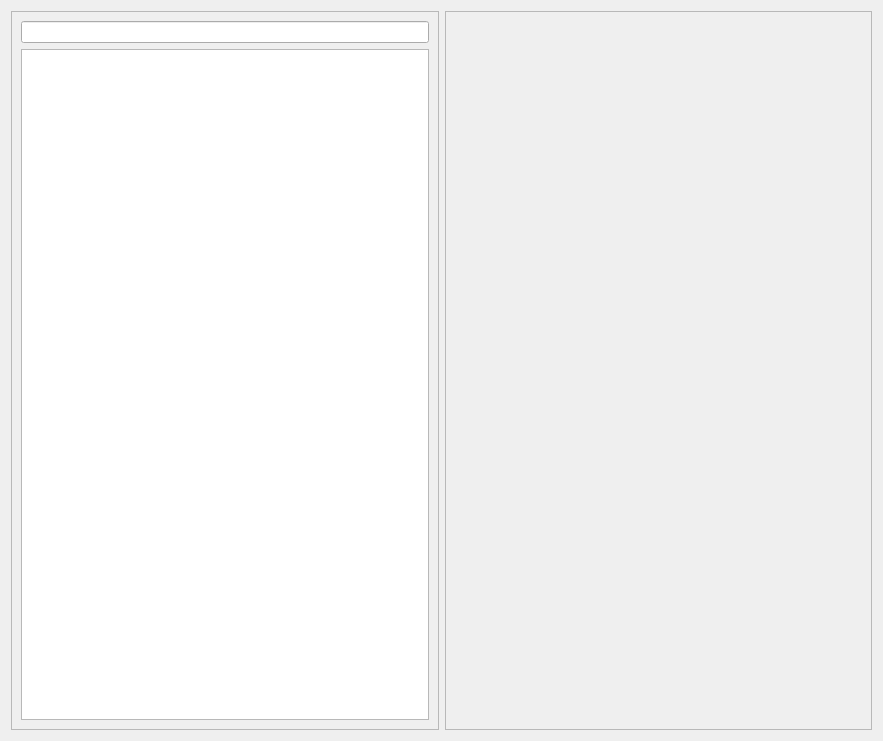
<?xml version="1.0" encoding="UTF-8"?>
<ui version="4.0">
 <class>ReportWIndow</class>
 <widget class="QWidget" name="ReportWIndow">
  <property name="geometry">
   <rect>
    <x>0</x>
    <y>0</y>
    <width>883</width>
    <height>741</height>
   </rect>
  </property>
  <property name="windowTitle">
   <string>PDFastAF</string>
  </property>
  <layout class="QHBoxLayout" name="horizontalLayout_2">
   <item>
    <layout class="QHBoxLayout" name="horizontalLayout">
     <item>
      <widget class="QFrame" name="dragframe">
       <property name="frameShape">
        <enum>QFrame::Shape::StyledPanel</enum>
       </property>
       <property name="frameShadow">
        <enum>QFrame::Shadow::Raised</enum>
       </property>
       <layout class="QVBoxLayout" name="verticalLayout_2">
        <item>
         <layout class="QVBoxLayout" name="draglayout">
          <item>
           <widget class="QLineEdit" name="title_edit">
            <property name="sizePolicy">
             <sizepolicy hsizetype="Minimum" vsizetype="Fixed">
              <horstretch>0</horstretch>
              <verstretch>0</verstretch>
             </sizepolicy>
            </property>
           </widget>
          </item>
          <item>
           <widget class="QPlainTextEdit" name="text_block_edit">
            <property name="sizePolicy">
             <sizepolicy hsizetype="Minimum" vsizetype="Expanding">
              <horstretch>0</horstretch>
              <verstretch>0</verstretch>
             </sizepolicy>
            </property>
           </widget>
          </item>
         </layout>
        </item>
       </layout>
      </widget>
     </item>
     <item>
      <widget class="QFrame" name="previewframe">
       <property name="frameShape">
        <enum>QFrame::Shape::StyledPanel</enum>
       </property>
       <property name="frameShadow">
        <enum>QFrame::Shadow::Raised</enum>
       </property>
       <layout class="QVBoxLayout" name="verticalLayout_6">
        <item>
         <layout class="QVBoxLayout" name="previewlayout"/>
        </item>
       </layout>
      </widget>
     </item>
    </layout>
   </item>
  </layout>
 </widget>
 <resources/>
 <connections/>
</ui>
